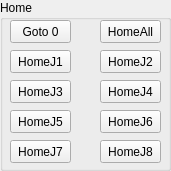
  <widget class="QGroupBox" name="groupBox_Home">
   <property name="enabled">
    <bool>true</bool>
   </property>
   <property name="geometry">
    <rect>
     <x>360</x>
     <y>130</y>
     <width>171</width>
     <height>171</height>
    </rect>
   </property>
   <property name="title">
    <string>Home</string>
   </property>
   <widget class="QPushButton" name="Goto0">
    <property name="enabled">
     <bool>true</bool>
    </property>
    <property name="geometry">
     <rect>
      <x>10</x>
      <y>20</y>
      <width>61</width>
      <height>23</height>
     </rect>
    </property>
    <property name="text">
     <string>Goto 0</string>
    </property>
   </widget>
   <widget class="QPushButton" name="Home_J4">
    <property name="enabled">
     <bool>true</bool>
    </property>
    <property name="geometry">
     <rect>
      <x>100</x>
      <y>80</y>
      <width>61</width>
      <height>23</height>
     </rect>
    </property>
    <property name="text">
     <string>HomeJ4</string>
    </property>
   </widget>
   <widget class="QPushButton" name="Home_J5">
    <property name="enabled">
     <bool>true</bool>
    </property>
    <property name="geometry">
     <rect>
      <x>10</x>
      <y>110</y>
      <width>61</width>
      <height>23</height>
     </rect>
    </property>
    <property name="text">
     <string>HomeJ5</string>
    </property>
   </widget>
   <widget class="QPushButton" name="Home_J6">
    <property name="enabled">
     <bool>true</bool>
    </property>
    <property name="geometry">
     <rect>
      <x>100</x>
      <y>110</y>
      <width>61</width>
      <height>23</height>
     </rect>
    </property>
    <property name="text">
     <string>HomeJ6</string>
    </property>
   </widget>
   <widget class="QPushButton" name="Home_J1">
    <property name="enabled">
     <bool>true</bool>
    </property>
    <property name="geometry">
     <rect>
      <x>10</x>
      <y>50</y>
      <width>61</width>
      <height>23</height>
     </rect>
    </property>
    <property name="text">
     <string>HomeJ1</string>
    </property>
   </widget>
   <widget class="QPushButton" name="Home_J2">
    <property name="enabled">
     <bool>true</bool>
    </property>
    <property name="geometry">
     <rect>
      <x>100</x>
      <y>50</y>
      <width>61</width>
      <height>23</height>
     </rect>
    </property>
    <property name="text">
     <string>HomeJ2</string>
    </property>
   </widget>
   <widget class="QPushButton" name="Home_All">
    <property name="enabled">
     <bool>true</bool>
    </property>
    <property name="geometry">
     <rect>
      <x>100</x>
      <y>20</y>
      <width>61</width>
      <height>23</height>
     </rect>
    </property>
    <property name="text">
     <string>HomeAll</string>
    </property>
   </widget>
   <widget class="QPushButton" name="Home_J8">
    <property name="enabled">
     <bool>true</bool>
    </property>
    <property name="geometry">
     <rect>
      <x>100</x>
      <y>140</y>
      <width>61</width>
      <height>23</height>
     </rect>
    </property>
    <property name="text">
     <string>HomeJ8</string>
    </property>
   </widget>
   <widget class="QPushButton" name="Home_J3">
    <property name="enabled">
     <bool>true</bool>
    </property>
    <property name="geometry">
     <rect>
      <x>10</x>
      <y>80</y>
      <width>61</width>
      <height>23</height>
     </rect>
    </property>
    <property name="text">
     <string>HomeJ3</string>
    </property>
   </widget>
   <widget class="QPushButton" name="Home_J7">
    <property name="enabled">
     <bool>true</bool>
    </property>
    <property name="geometry">
     <rect>
      <x>10</x>
      <y>140</y>
      <width>61</width>
      <height>23</height>
     </rect>
    </property>
    <property name="text">
     <string>HomeJ7</string>
    </property>
   </widget>
  </widget>
